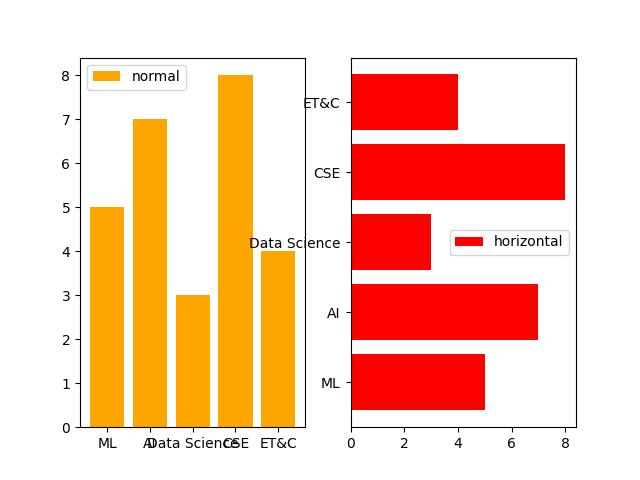

Here is the Python script that generated this plot:
import matplotlib.pyplot as plt
import numpy as np  

x = np.array(["ML", "AI", "Data Science", "CSE", "ET&C"])
y = np.array([5, 7, 3, 8, 4])

plt.subplot(1,2,1)
plt.bar(x,y, color='orange') # Horizontal Bar Chart
plt.legend(["normal"])
plt.subplot(1,2,2)
plt.barh(x, y, color='red')  # Vertical Bar Chart
plt.legend(["horizontal"])
plt.savefig('more_on_bars.png')
plt.show()
